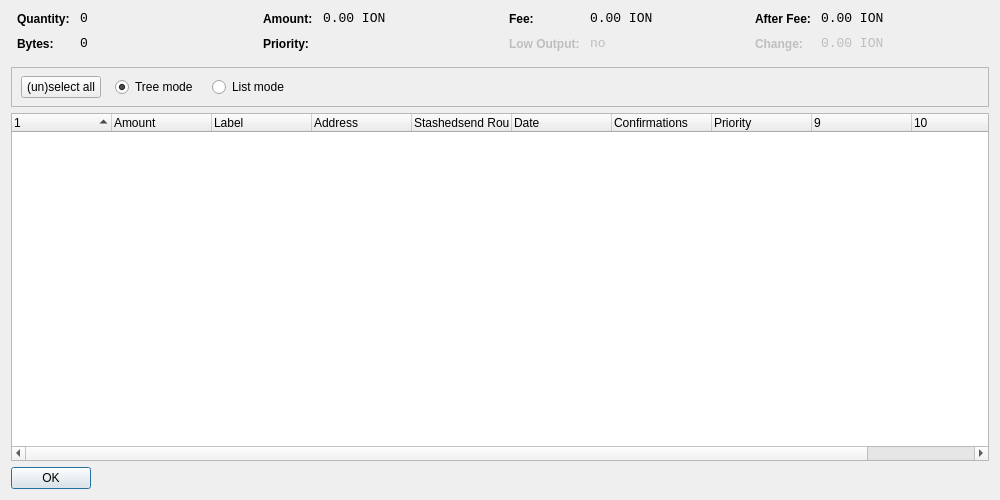
<?xml version="1.0" encoding="UTF-8"?>
<ui version="4.0">
 <class>CoinControlDialog</class>
 <widget class="QDialog" name="CoinControlDialog">
  <property name="geometry">
   <rect>
    <x>0</x>
    <y>0</y>
    <width>1000</width>
    <height>500</height>
   </rect>
  </property>
  <property name="windowTitle">
   <string>Coin Control</string>
  </property>
  <layout class="QVBoxLayout" name="verticalLayout">
   <item>
    <layout class="QHBoxLayout" name="horizontalLayoutTop" stretch="0,0,0,0">
     <property name="topMargin">
      <number>0</number>
     </property>
     <property name="bottomMargin">
      <number>10</number>
     </property>
     <item>
      <layout class="QFormLayout" name="formLayoutCoinControl1">
       <property name="horizontalSpacing">
        <number>10</number>
       </property>
       <property name="verticalSpacing">
        <number>10</number>
       </property>
       <property name="leftMargin">
        <number>6</number>
       </property>
       <property name="rightMargin">
        <number>6</number>
       </property>
       <item row="0" column="0">
        <widget class="QLabel" name="labelCoinControlQuantityText">
         <property name="styleSheet">
          <string notr="true">font-weight:bold;</string>
         </property>
         <property name="text">
          <string>Quantity:</string>
         </property>
        </widget>
       </item>
       <item row="0" column="1">
        <widget class="QLabel" name="labelCoinControlQuantity">
         <property name="font">
          <font>
           <family>Monospace</family>
           <pointsize>10</pointsize>
          </font>
         </property>
         <property name="cursor">
          <cursorShape>IBeamCursor</cursorShape>
         </property>
         <property name="contextMenuPolicy">
          <enum>Qt::ActionsContextMenu</enum>
         </property>
         <property name="text">
          <string notr="true">0</string>
         </property>
         <property name="textInteractionFlags">
          <set>Qt::LinksAccessibleByMouse|Qt::TextSelectableByKeyboard|Qt::TextSelectableByMouse</set>
         </property>
        </widget>
       </item>
       <item row="1" column="0">
        <widget class="QLabel" name="labelCoinControlBytesText">
         <property name="styleSheet">
          <string notr="true">font-weight:bold;</string>
         </property>
         <property name="text">
          <string>Bytes:</string>
         </property>
        </widget>
       </item>
       <item row="1" column="1">
        <widget class="QLabel" name="labelCoinControlBytes">
         <property name="font">
          <font>
           <family>Monospace</family>
           <pointsize>10</pointsize>
          </font>
         </property>
         <property name="cursor">
          <cursorShape>IBeamCursor</cursorShape>
         </property>
         <property name="contextMenuPolicy">
          <enum>Qt::ActionsContextMenu</enum>
         </property>
         <property name="text">
          <string notr="true">0</string>
         </property>
         <property name="textInteractionFlags">
          <set>Qt::LinksAccessibleByMouse|Qt::TextSelectableByKeyboard|Qt::TextSelectableByMouse</set>
         </property>
        </widget>
       </item>
      </layout>
     </item>
     <item>
      <layout class="QFormLayout" name="formLayoutCoinControl2">
       <property name="horizontalSpacing">
        <number>10</number>
       </property>
       <property name="verticalSpacing">
        <number>10</number>
       </property>
       <property name="leftMargin">
        <number>6</number>
       </property>
       <property name="rightMargin">
        <number>6</number>
       </property>
       <item row="0" column="0">
        <widget class="QLabel" name="labelCoinControlAmountText">
         <property name="styleSheet">
          <string notr="true">font-weight:bold;</string>
         </property>
         <property name="text">
          <string>Amount:</string>
         </property>
        </widget>
       </item>
       <item row="0" column="1">
        <widget class="QLabel" name="labelCoinControlAmount">
         <property name="font">
          <font>
           <family>Monospace</family>
           <pointsize>10</pointsize>
          </font>
         </property>
         <property name="cursor">
          <cursorShape>IBeamCursor</cursorShape>
         </property>
         <property name="contextMenuPolicy">
          <enum>Qt::ActionsContextMenu</enum>
         </property>
         <property name="text">
          <string notr="true">0.00 ION</string>
         </property>
         <property name="textInteractionFlags">
          <set>Qt::LinksAccessibleByMouse|Qt::TextSelectableByKeyboard|Qt::TextSelectableByMouse</set>
         </property>
        </widget>
       </item>
       <item row="1" column="0">
        <widget class="QLabel" name="labelCoinControlPriorityText">
         <property name="styleSheet">
          <string notr="true">font-weight:bold;</string>
         </property>
         <property name="text">
          <string>Priority:</string>
         </property>
        </widget>
       </item>
       <item row="1" column="1">
        <widget class="QLabel" name="labelCoinControlPriority">
         <property name="font">
          <font>
           <family>Monospace</family>
           <pointsize>10</pointsize>
          </font>
         </property>
         <property name="cursor">
          <cursorShape>IBeamCursor</cursorShape>
         </property>
         <property name="contextMenuPolicy">
          <enum>Qt::ActionsContextMenu</enum>
         </property>
         <property name="text">
          <string/>
         </property>
         <property name="textInteractionFlags">
          <set>Qt::LinksAccessibleByMouse|Qt::TextSelectableByKeyboard|Qt::TextSelectableByMouse</set>
         </property>
        </widget>
       </item>
      </layout>
     </item>
     <item>
      <layout class="QFormLayout" name="formLayoutCoinControl3">
       <property name="horizontalSpacing">
        <number>10</number>
       </property>
       <property name="verticalSpacing">
        <number>10</number>
       </property>
       <property name="leftMargin">
        <number>6</number>
       </property>
       <property name="rightMargin">
        <number>6</number>
       </property>
       <item row="0" column="0">
        <widget class="QLabel" name="labelCoinControlFeeText">
         <property name="styleSheet">
          <string notr="true">font-weight:bold;</string>
         </property>
         <property name="text">
          <string>Fee:</string>
         </property>
        </widget>
       </item>
       <item row="0" column="1">
        <widget class="QLabel" name="labelCoinControlFee">
         <property name="font">
          <font>
           <family>Monospace</family>
           <pointsize>10</pointsize>
          </font>
         </property>
         <property name="cursor">
          <cursorShape>IBeamCursor</cursorShape>
         </property>
         <property name="contextMenuPolicy">
          <enum>Qt::ActionsContextMenu</enum>
         </property>
         <property name="text">
          <string notr="true">0.00 ION</string>
         </property>
         <property name="textInteractionFlags">
          <set>Qt::LinksAccessibleByMouse|Qt::TextSelectableByKeyboard|Qt::TextSelectableByMouse</set>
         </property>
        </widget>
       </item>
       <item row="1" column="0">
        <widget class="QLabel" name="labelCoinControlLowOutputText">
         <property name="enabled">
          <bool>false</bool>
         </property>
         <property name="styleSheet">
          <string notr="true">font-weight:bold;</string>
         </property>
         <property name="text">
          <string>Low Output:</string>
         </property>
        </widget>
       </item>
       <item row="1" column="1">
        <widget class="QLabel" name="labelCoinControlLowOutput">
         <property name="enabled">
          <bool>false</bool>
         </property>
         <property name="font">
          <font>
           <family>Monospace</family>
           <pointsize>10</pointsize>
          </font>
         </property>
         <property name="cursor">
          <cursorShape>IBeamCursor</cursorShape>
         </property>
         <property name="contextMenuPolicy">
          <enum>Qt::ActionsContextMenu</enum>
         </property>
         <property name="text">
          <string notr="true">no</string>
         </property>
         <property name="textInteractionFlags">
          <set>Qt::LinksAccessibleByMouse|Qt::TextSelectableByKeyboard|Qt::TextSelectableByMouse</set>
         </property>
        </widget>
       </item>
      </layout>
     </item>
     <item>
      <layout class="QFormLayout" name="formLayoutCoinControl4">
       <property name="horizontalSpacing">
        <number>10</number>
       </property>
       <property name="verticalSpacing">
        <number>10</number>
       </property>
       <property name="leftMargin">
        <number>6</number>
       </property>
       <property name="rightMargin">
        <number>6</number>
       </property>
       <item row="0" column="0">
        <widget class="QLabel" name="labelCoinControlAfterFeeText">
         <property name="styleSheet">
          <string notr="true">font-weight:bold;</string>
         </property>
         <property name="text">
          <string>After Fee:</string>
         </property>
        </widget>
       </item>
       <item row="0" column="1">
        <widget class="QLabel" name="labelCoinControlAfterFee">
         <property name="font">
          <font>
           <family>Monospace</family>
           <pointsize>10</pointsize>
          </font>
         </property>
         <property name="cursor">
          <cursorShape>IBeamCursor</cursorShape>
         </property>
         <property name="contextMenuPolicy">
          <enum>Qt::ActionsContextMenu</enum>
         </property>
         <property name="text">
          <string notr="true">0.00 ION</string>
         </property>
         <property name="textInteractionFlags">
          <set>Qt::LinksAccessibleByMouse|Qt::TextSelectableByKeyboard|Qt::TextSelectableByMouse</set>
         </property>
        </widget>
       </item>
       <item row="1" column="0">
        <widget class="QLabel" name="labelCoinControlChangeText">
         <property name="enabled">
          <bool>false</bool>
         </property>
         <property name="styleSheet">
          <string notr="true">font-weight:bold;</string>
         </property>
         <property name="text">
          <string>Change:</string>
         </property>
        </widget>
       </item>
       <item row="1" column="1">
        <widget class="QLabel" name="labelCoinControlChange">
         <property name="enabled">
          <bool>false</bool>
         </property>
         <property name="font">
          <font>
           <family>Monospace</family>
           <pointsize>10</pointsize>
          </font>
         </property>
         <property name="cursor">
          <cursorShape>IBeamCursor</cursorShape>
         </property>
         <property name="contextMenuPolicy">
          <enum>Qt::ActionsContextMenu</enum>
         </property>
         <property name="text">
          <string notr="true">0.00 ION</string>
         </property>
         <property name="textInteractionFlags">
          <set>Qt::LinksAccessibleByMouse|Qt::TextSelectableByKeyboard|Qt::TextSelectableByMouse</set>
         </property>
        </widget>
       </item>
      </layout>
     </item>
    </layout>
   </item>
   <item>
    <widget class="QFrame" name="frame">
     <property name="minimumSize">
      <size>
       <width>0</width>
       <height>40</height>
      </size>
     </property>
     <property name="frameShape">
      <enum>QFrame::StyledPanel</enum>
     </property>
     <property name="frameShadow">
      <enum>QFrame::Sunken</enum>
     </property>
     <widget class="QWidget" name="horizontalLayoutWidget">
      <property name="geometry">
       <rect>
        <x>10</x>
        <y>0</y>
        <width>781</width>
        <height>41</height>
       </rect>
      </property>
      <layout class="QHBoxLayout" name="horizontalLayoutPanel" stretch="0,0,0,0,0">
       <property name="spacing">
        <number>14</number>
       </property>
       <item>
        <widget class="QPushButton" name="pushButtonSelectAll">
         <property name="sizePolicy">
          <sizepolicy hsizetype="Maximum" vsizetype="Fixed">
           <horstretch>0</horstretch>
           <verstretch>0</verstretch>
          </sizepolicy>
         </property>
         <property name="text">
          <string>(un)select all</string>
         </property>
        </widget>
       </item>
       <item>
        <widget class="QRadioButton" name="radioTreeMode">
         <property name="sizePolicy">
          <sizepolicy hsizetype="Maximum" vsizetype="Fixed">
           <horstretch>0</horstretch>
           <verstretch>0</verstretch>
          </sizepolicy>
         </property>
         <property name="text">
          <string>Tree mode</string>
         </property>
         <property name="checked">
          <bool>true</bool>
         </property>
        </widget>
       </item>
       <item>
        <widget class="QRadioButton" name="radioListMode">
         <property name="sizePolicy">
          <sizepolicy hsizetype="Maximum" vsizetype="Fixed">
           <horstretch>0</horstretch>
           <verstretch>0</verstretch>
          </sizepolicy>
         </property>
         <property name="text">
          <string>List mode</string>
         </property>
        </widget>
       </item>
       <item>
        <spacer name="horizontalSpacer">
         <property name="orientation">
          <enum>Qt::Horizontal</enum>
         </property>
         <property name="sizeHint" stdset="0">
          <size>
           <width>40</width>
           <height>20</height>
          </size>
         </property>
        </spacer>
       </item>
      </layout>
     </widget>
    </widget>
   </item>
   <item>
    <widget class="CoinControlTreeWidget" name="treeWidget">
     <property name="contextMenuPolicy">
      <enum>Qt::CustomContextMenu</enum>
     </property>
     <property name="sortingEnabled">
      <bool>false</bool>
     </property>
     <property name="columnCount">
      <number>11</number>
     </property>
     <attribute name="headerShowSortIndicator" stdset="0">
      <bool>true</bool>
     </attribute>
     <attribute name="headerStretchLastSection">
      <bool>false</bool>
     </attribute>
     <column>
      <property name="text">
       <string/>
      </property>
     </column>
     <column>
      <property name="text">
       <string>Amount</string>
      </property>
     </column>
     <column>
      <property name="text">
       <string>Label</string>
      </property>
     </column>
     <column>
      <property name="text">
       <string>Address</string>
      </property>
     </column>
     <column>
      <property name="text">
       <string>Stashedsend Rounds</string>
      </property>
    </column>
     <column>
      <property name="text">
       <string>Date</string>
      </property>
     </column>
     <column>
      <property name="text">
       <string>Confirmations</string>
      </property>
      <property name="toolTip">
       <string>Confirmed</string>
      </property>
     </column>
     <column>
      <property name="text">
       <string>Priority</string>
      </property>
     </column>
     <column>
      <property name="text">
       <string/>
      </property>
     </column>
     <column>
      <property name="text">
       <string/>
      </property>
     </column>
     <column>
      <property name="text">
       <string/>
      </property>
     </column>
     <column>
      <property name="text">
       <string/>
      </property>
     </column>
    </widget>
   </item>
   <item>
    <widget class="QDialogButtonBox" name="buttonBox">
     <property name="sizePolicy">
      <sizepolicy hsizetype="Maximum" vsizetype="Fixed">
       <horstretch>0</horstretch>
       <verstretch>0</verstretch>
      </sizepolicy>
     </property>
     <property name="orientation">
      <enum>Qt::Horizontal</enum>
     </property>
     <property name="standardButtons">
      <set>QDialogButtonBox::Ok</set>
     </property>
    </widget>
   </item>
  </layout>
 </widget>
 <customwidgets>
  <customwidget>
   <class>CoinControlTreeWidget</class>
   <extends>QTreeWidget</extends>
   <header>coincontroltreewidget.h</header>
  </customwidget>
 </customwidgets>
 <resources/>
 <connections/>
</ui>
